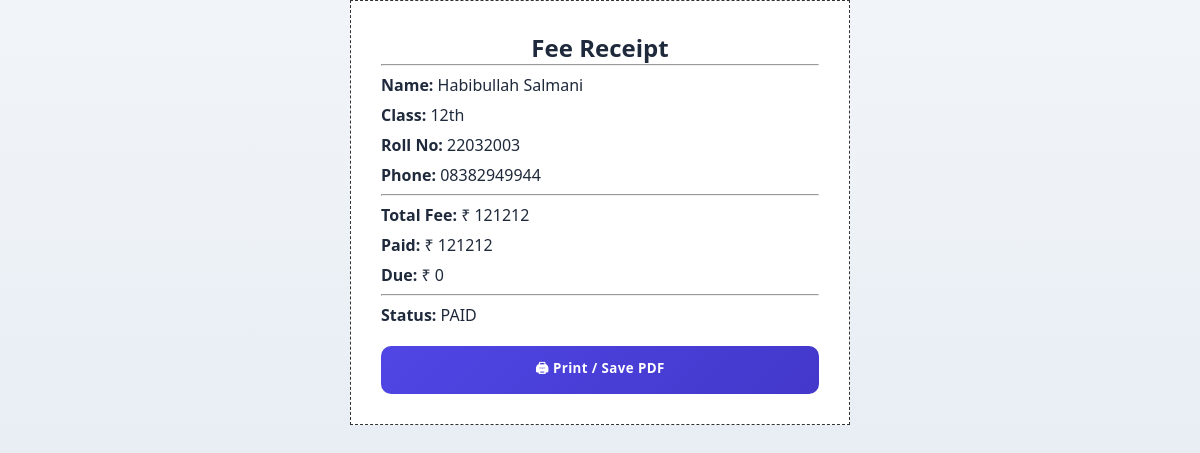
The app's page /receipt/1 (signed in) with its own data.
### tables this page shows
CREATE TABLE students (
            id INTEGER PRIMARY KEY AUTOINCREMENT,
            name TEXT,
            roll TEXT,
            class_name TEXT,
            phone TEXT,
            total_fee INTEGER,
            paid_fee INTEGER
        );

### app.py (the view)
@app.route("/receipt/<int:id>")
@login_required
def receipt(id):
    conn = get_db()
    student = conn.execute(
        "SELECT * FROM students WHERE id=?",
        (id,)
    ).fetchone()
    conn.close()
    if not student:
        return "Student not found", 404
    return render_template("receipt.html", student=student)

### app.py (called while the page is built)
def get_db():
    conn = sqlite3.connect(DB_PATH)
    conn.row_factory = sqlite3.Row
    return conn

def login_required(f):
    @wraps(f)
    def decorated(*args, **kwargs):
        if "admin" not in session:
            return redirect(url_for("login"))
        return f(*args, **kwargs)
    return decorated

### templates/receipt.html (shortened to what this page needs)
<!DOCTYPE html>
<html>
<head>
  <link rel="stylesheet" href="/static/style.css">
</head>
<body>
<div class="receipt">
  <h2>Fee Receipt</h2>
  <hr>
  <p><b>Name:</b> {{ student.name }}</p>
  <p><b>Class:</b> {{ student.class_name }}</p>
  <p><b>Roll No:</b> {{ student.roll }}</p>
  <p><b>Phone:</b> {{ student.phone }}</p>
  <hr>
  <p><b>Total Fee:</b> ₹ {{ student.total_fee }}</p>
  <p><b>Paid:</b> ₹ {{ student.paid_fee }}</p>
  <p><b>Due:</b> ₹ {{ student.total_fee - student.paid_fee }}</p>
  <hr>
  <p><b>Status:</b>
    {% if student.paid_fee >= student.total_fee %}
      PAID
    {% else %}
      DUE
    {% endif %}
  </p>
  <div class="print-btn">
    <button onclick="window.print()">🖨 Print / Save PDF</button>
  </div>
</div>
</body>
</html>

### static/style.css (style rules this page uses)
:root { --primary: #4f46e5; --primary-dark: #4338ca; --bg-light: #f8fafc; --bg-card: #ffffff; --text-dark: #1e293b; --text-muted: #64748b; --success: #16a34a; --danger: #dc2626; --shadow-soft: 0 10px 30px rgba(0,0,0,0.08); --radius: 14px; }
* { margin: 0; padding: 0; box-sizing: border-box; font-family: "Segoe UI", Arial, sans-serif; }
body { background: linear-gradient(180deg, #f1f5f9, #e2e8f0); color: var(--text-dark); min-height: 100vh; }
button { width: 100%; padding: 13px; background: linear-gradient(135deg, var(--primary), var(--primary-dark)); color: white; border: none; border-radius: 10px; font-weight: 700; cursor: pointer; letter-spacing: 0.4px; transition: transform 0.2s ease, box-shadow 0.2s ease; }

### templates/receipt.html (style rules this page uses)
.receipt { max-width: 500px; margin: auto; padding: 30px; border: 1px dashed #333; background: white; }
.receipt h2 { text-align: center; }
.receipt p { font-size: 16px; margin: 8px 0; }
.print-btn { margin-top: 20px; text-align: center; }

### records on screen
students: name "Habibullah Salmani", class_name "12th", roll "22032003", phone "08382949944", total_fee "121212", paid_fee "121212", student.total_fee-student.paid_fee "0"
